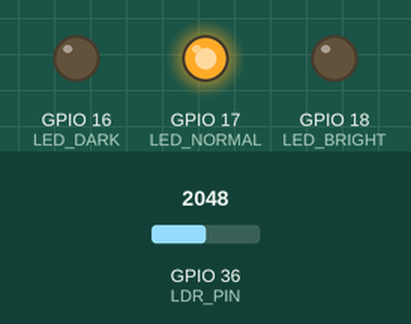
Bench run of a sketch on a simulated ESP32. On the bench: output pins drawn as LEDs (lit = HIGH). Inputs (shaded band) come from the test bench; at power-on: GPIO 36 (LDR_PIN) = 2048. What the sketch prints to the serial monitor is not drawn.

Above: at 0.1 s.
Timing chart, 0 to 1.6 s (numbered marks = the images above):
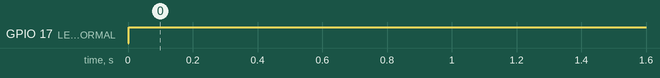

The sketch:

complete-arduino-int8.ino
```cpp
#include <Arduino.h>
#include <math.h>

// =====================================================
// LDR Configuration
// =====================================================

#define LDR_PIN 36

#define LED_DARK   16
#define LED_NORMAL 17
#define LED_BRIGHT 18


// =====================================================
// ANN Architecture
// =====================================================

#define INPUT_SIZE  1
#define HIDDEN_SIZE 4
#define OUTPUT_SIZE 3


// =====================================================
// Quantization Parameters
// =====================================================
//
// Replace these values with those printed by Python.
//
// INPUT_SCALE = 1 / 127
// HIDDEN_SCALE = 1 / 127
//
// W1_SCALE
// W2_SCALE
//
// B1_SCALE = INPUT_SCALE × W1_SCALE
// B2_SCALE = HIDDEN_SCALE × W2_SCALE
// =====================================================

const float INPUT_SCALE =
  1.0f / 127.0f;

const float HIDDEN_SCALE =
  1.0f / 127.0f;


// -----------------------------------------------------
// EXAMPLE ONLY
// Replace with your Python result
// -----------------------------------------------------

const float W1_SCALE =
  0.0250f;

const float W2_SCALE =
  0.0300f;


// Bias scales

const float B1_SCALE =
  INPUT_SCALE * W1_SCALE;

const float B2_SCALE =
  HIDDEN_SCALE * W2_SCALE;


// =====================================================
// INT8 ANN Parameters
// =====================================================
//
// W1 shape = 1 × 4
// =====================================================

const int8_t W1_INT8[HIDDEN_SIZE] =
{
   35,
   72,
  -58,
  110
};


// =====================================================
// Bias Layer 1
// Stored as INT32
// =====================================================

const int32_t B1_INT32[HIDDEN_SIZE] =
{
   -50,
   120,
  -180,
    30
};


// =====================================================
// W2 shape = 4 × 3
// =====================================================

const int8_t W2_INT8[HIDDEN_SIZE][OUTPUT_SIZE] =
{
  {  90, -45, -80 },
  {  60,  85, -70 },
  { -75, 100,  40 },
  {-100, -35, 110 }
};


// =====================================================
// Bias Layer 2
// =====================================================

const int32_t B2_INT32[OUTPUT_SIZE] =
{
  100,
  -50,
   70
};


// =====================================================
// Class Names
// =====================================================

const char* classNames[OUTPUT_SIZE] =
{
  "Dark",
  "Normal",
  "Bright"
};


// =====================================================
// Sigmoid
// =====================================================

float sigmoid(
  float x
)
{
  return
    1.0f /
    (
      1.0f +
      expf(
        -x
      )
    );
}


// =====================================================
// Quantize Input
// =====================================================
//
// normalized input:
//
// 0.0 ... 1.0
//
// becomes approximately:
//
// 0 ... 127
// =====================================================

int8_t quantizeInput(
  float value
)
{
  int32_t q =
    (int32_t)roundf(
      value /
      INPUT_SCALE
    );


  if (
    q > 127
  )
  {
    q = 127;
  }


  if (
    q < 0
  )
  {
    q = 0;
  }


  return
    (int8_t)q;
}


// =====================================================
// Quantize Hidden Activation
// =====================================================
//
// sigmoid output:
//
// 0.0 ... 1.0
//
// becomes:
//
// 0 ... 127
// =====================================================

int8_t quantizeHidden(
  float value
)
{
  int32_t q =
    (int32_t)roundf(
      value /
      HIDDEN_SCALE
    );


  if (
    q > 127
  )
  {
    q = 127;
  }


  if (
    q < 0
  )
  {
    q = 0;
  }


  return
    (int8_t)q;
}


// =====================================================
// INT8 ANN Prediction
// =====================================================

int predictANN_INT8(
  int adcValue,
  float outputScores[]
)
{
  // ---------------------------------------------------
  // 1. Normalize LDR ADC
  //
  // 0 ... 4095
  //       ↓
  // 0.0 ... 1.0
  // ---------------------------------------------------

  float xFloat =
    adcValue /
    4095.0f;


  // ---------------------------------------------------
  // 2. Quantize Input
  // ---------------------------------------------------

  int8_t xInt8 =
    quantizeInput(
      xFloat
    );


  // ---------------------------------------------------
  // 3. Hidden Layer
  //
  // INT8 × INT8
  //       ↓
  // INT32 Accumulator
  // ---------------------------------------------------

  float hiddenFloat[
    HIDDEN_SIZE
  ];


  int8_t hiddenInt8[
    HIDDEN_SIZE
  ];


  for (
    int j = 0;
    j < HIDDEN_SIZE;
    j++
  )
  {
    int32_t accumulator =
      (
        (int32_t)xInt8
        *
        (int32_t)W1_INT8[j]
      )
      +
      B1_INT32[j];


    // Convert INT32 accumulator
    // back to approximate real value

    float z =
      accumulator
      *
      B1_SCALE;


    // Sigmoid activation

    hiddenFloat[j] =
      sigmoid(
        z
      );


    // Quantize hidden activation

    hiddenInt8[j] =
      quantizeHidden(
        hiddenFloat[j]
      );
  }


  // ---------------------------------------------------
  // 4. Output Layer
  //
  // INT8 × INT8
  //       ↓
  // INT32
  // ---------------------------------------------------

  for (
    int k = 0;
    k < OUTPUT_SIZE;
    k++
  )
  {
    int32_t accumulator =
      B2_INT32[k];


    for (
      int j = 0;
      j < HIDDEN_SIZE;
      j++
    )
    {
      accumulator +=
        (
          (int32_t)hiddenInt8[j]
          *
          (int32_t)W2_INT8[j][k]
        );
    }


    // Convert back to float

    float z =
      accumulator
      *
      B2_SCALE;


    // Educational output activation

    outputScores[k] =
      sigmoid(
        z
      );
  }


  // ---------------------------------------------------
  // 5. Argmax
  // ---------------------------------------------------

  int bestClass =
    0;


  float bestScore =
    outputScores[0];


  for (
    int k = 1;
    k < OUTPUT_SIZE;
    k++
  )
  {
    if (
      outputScores[k]
      >
      bestScore
    )
    {
      bestScore =
        outputScores[k];

      bestClass =
        k;
    }
  }


  return
    bestClass;
}


// =====================================================
// LED Output
// =====================================================

void updateLEDs(
  int predictedClass
)
{
  digitalWrite(
    LED_DARK,
    predictedClass == 0
  );


  digitalWrite(
    LED_NORMAL,
    predictedClass == 1
  );


  digitalWrite(
    LED_BRIGHT,
    predictedClass == 2
  );
}


// =====================================================
// Setup
// =====================================================

void setup()
{
  Serial.begin(
    115200
  );


  pinMode(
    LDR_PIN,
    INPUT
  );


  pinMode(
    LED_DARK,
    OUTPUT
  );


  pinMode(
    LED_NORMAL,
    OUTPUT
  );


  pinMode(
    LED_BRIGHT,
    OUTPUT
  );


  digitalWrite(
    LED_DARK,
    LOW
  );


  digitalWrite(
    LED_NORMAL,
    LOW
  );


  digitalWrite(
    LED_BRIGHT,
    LOW
  );


  Serial.println();
  Serial.println(
    "ESP32 INT8 ANN LDR Classifier"
  );

  Serial.println(
    "Architecture: 1-4-3"
  );

  Serial.println(
    "Classes: Dark / Normal / Bright"
  );
}


// =====================================================
// Loop
// =====================================================

void loop()
{
  // ---------------------------------------------------
  // Read LDR
  // ---------------------------------------------------

  int lightValue =
    analogRead(
      LDR_PIN
    );


  // ---------------------------------------------------
  // ANN Scores
  // ---------------------------------------------------

  float scores[
    OUTPUT_SIZE
  ];


  // ---------------------------------------------------
  // Measure Inference Time
  // ---------------------------------------------------

  unsigned long startTime =
    micros();


  int predictedClass =
    predictANN_INT8(
      lightValue,
      scores
    );


  unsigned long endTime =
    micros();


  unsigned long latency =
    endTime -
    startTime;


  // ---------------------------------------------------
  // LED Indicators
  // ---------------------------------------------------

  updateLEDs(
    predictedClass
  );


  // ---------------------------------------------------
  // Display Results
  // ---------------------------------------------------

  Serial.print(
    "ADC = "
  );

  Serial.print(
    lightValue
  );


  Serial.print(
    " | Norm = "
  );

  Serial.print(
    lightValue /
    4095.0f,
    3
  );


  Serial.print(
    " | Dark = "
  );

  Serial.print(
    scores[0],
    4
  );


  Serial.print(
    " | Normal = "
  );

  Serial.print(
    scores[1],
    4
  );


  Serial.print(
    " | Bright = "
  );

  Serial.print(
    scores[2],
    4
  );


  Serial.print(
    " | Prediction = "
  );

  Serial.print(
    classNames[
      predictedClass
    ]
  );


  Serial.print(
    " | Inference = "
  );

  Serial.print(
    latency
  );


  Serial.println(
    " us"
  );


  delay(
    500
  );
}
```

Measured:
- by itself, GPIO 17 (LED_NORMAL): LOW → HIGH at 0.00 s
